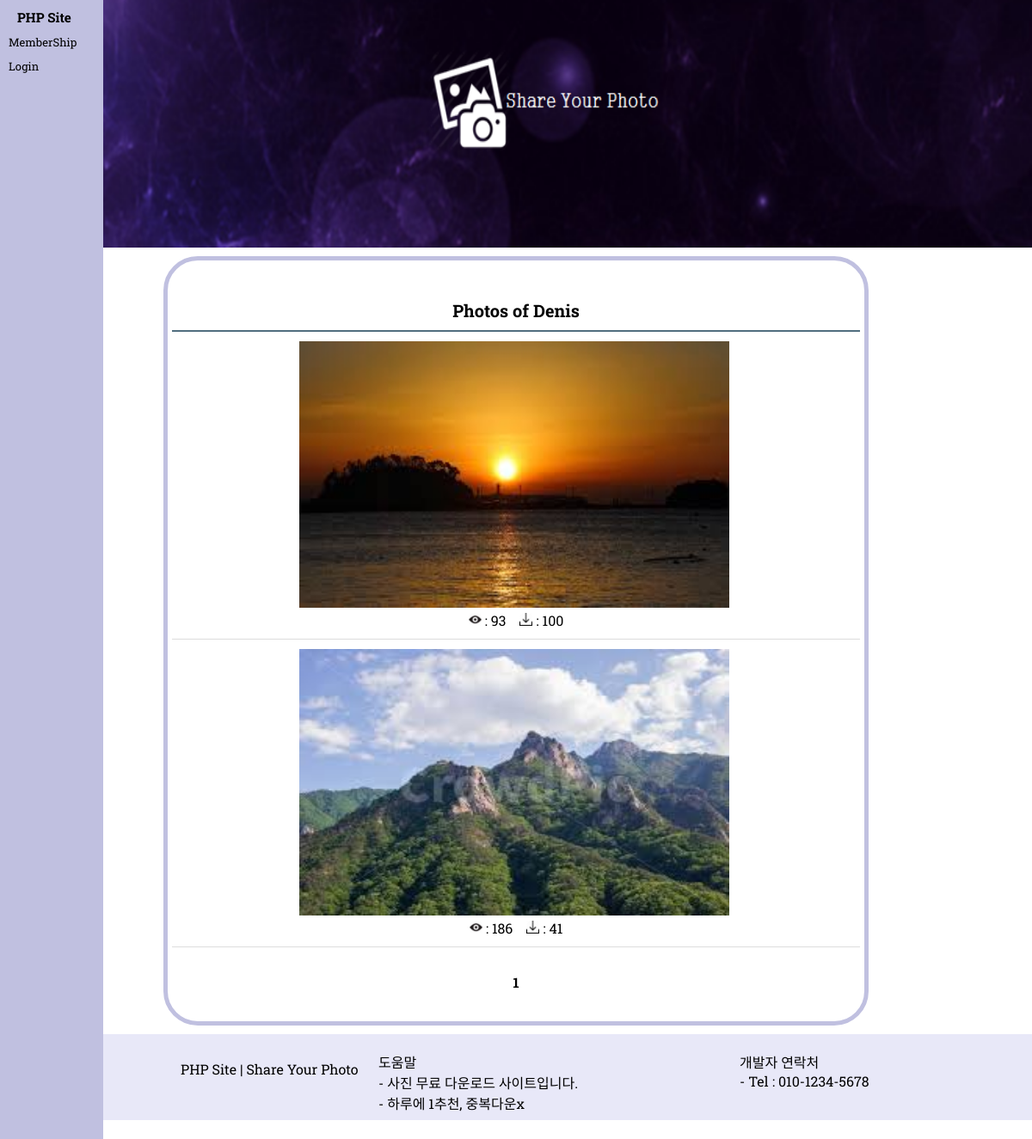
/myphoto_list_form.php?id=Denis, run on the app's committed database.
### tables this page shows
CREATE TABLE `photos` (
  `num` int(11) NOT NULL,
  `id` char(15) NOT NULL,
  `title` char(15) NOT NULL,
  `content` char(200) NOT NULL,
  `reply` char(255) NULL,
  `fix_reply` int(11) NULL,
  `file_name` char(40) NOT NULL,
  `file_type` char(40) NOT NULL,
  `file_copied` char(40) NOT NULL,
  `hit` int(11) NOT NULL,
  `recommend` int(11) NULL,
  `download_hit` int(11) NOT NULL
);

### myphoto_list_form.php (the view, shortened to what this page needs)
<!DOCTYPE html>
<html>
<head>
<link rel="stylesheet" type="text/css" href="./css/index_style.css?good">
<link rel="stylesheet" type="text/css" href="./css/photo.css?good">
</head>
<body>
<header>
    <?php include "header.php";?>
</header>
<section>
    <?php
        $friend_id = $_GET["id"];
    ?>
   	<div id="photo_box" style="margin-bottom : 10px; padding : 5px; border:5px solid #C0C0E0; border-radius: 40px 40px 40px 40px; text-align: center;">
	    <h3>
	       Photos of <?=$friend_id?>
		</h3>
	    <ul id="photo_list">
<?php
	if (isset($_GET["page"]))
		$page = $_GET["page"];
	else
		$page = 1;
	$con = mysqli_connect("localhost:3307", "root", "", "phpsitedb");
	$sql = "select * from photos where id='$friend_id'";
	$result = mysqli_query($con, $sql);
	$total_record = mysqli_num_rows($result);
	$scale = 3;
	if ($total_record % $scale == 0)
		$total_page = floor($total_record/$scale);
	else
		$total_page = floor($total_record/$scale) + 1;
	$start = ($page - 1) * $scale;
   for ($i=$start; $i<$start+$scale && $i < $total_record; $i++)
   {
      mysqli_data_seek($result, $i);
      $row = mysqli_fetch_array($result);
	  $num         = $row["num"];
      $hit         = $row["hit"];
      $download_hit = $row["download_hit"];
	  $file_copied  = $row["file_copied"];
      $real_name = $file_copied;
       $file_path = "./data/".$real_name;
       ?>
        <li>
            <div style="border:1px solid white; float: center; height=100%;"><a href="photo_view_form.php?num=<?=$num?>&page=<?=$page?>"><img src="<?=$file_path?>" width="500px"; height="310px" >&nbsp;<br><img src="./img/eyes.png" width=15px; height="15px";> : <?=$hit?> &nbsp;&nbsp;&nbsp;<img src="./img/download_icon.png" width="15px"; height="15px;"> : <?=$download_hit?></a></div>
            </li>
<?php
   }
?>
	    	</ul>
			<ul id="page_num">
<?php
	if ($total_page>=2 && $page >= 2)
	{
		$new_page = $page-1;
		echo "<li><a href='photo_list_form.php?page=$new_page'>◀ 이전</a> </li>";
	}
	else
		echo "<li>&nbsp;</li>";
   	for ($i=1; $i<=$total_page; $i++)
   	{
		if ($page == $i)
		{
			echo "<li><b> $i </b></li>";
		}
		else
		{
			echo "<li><a href='photo_list_form.php?page=$i'> $i </a><li>";
		}
   	}
   	if ($total_page>=2 && $page != $total_page)
   	{
		$new_page = $page+1;
		echo "<li> <a href='photo_list_form.php?page=$new_page'>다음 ▶</a> </li>";
	}
	else
		echo "<li>&nbsp;</li>";
?>
			</ul>
	</div>
</section>
<footer>
    <?php include "footer.php";?>
</footer>
</body>
</html>

### css/index_style.css (style rules this page uses)
body { font-family: 'Roboto Slab', serif; }
* { padding: 0; margin: 0; text-decoration: none; list-style: none; color : black; }
body { background: white no-repat center top / 100% auto; }
footer { height: 100px; background-color: #E8E8F8; margin-left: 120px; }

### css/photo.css (style rules this page uses)
#photo_box { position: relative; width: 800px; margin: 0 auto; }
#photo_box h3 { margin-top: 30px; padding: 10px; border-bottom: solid 2px #516e7f; font-size: 20px; }
#photo_list li { padding: 10px 0; border-bottom: solid 1px #dddddd; }
#page_num { text-align: center; margin: 30px 0 }
#page_num li { display: inline; }
#photo_box { width: 800px; margin: 0 auto; }

### data on the page
photos: file_copied (picture), hit "93", download_hit "100"
photos: file_copied (picture), hit "186", download_hit "41"

### other printed values
$friend_id "Denis"
